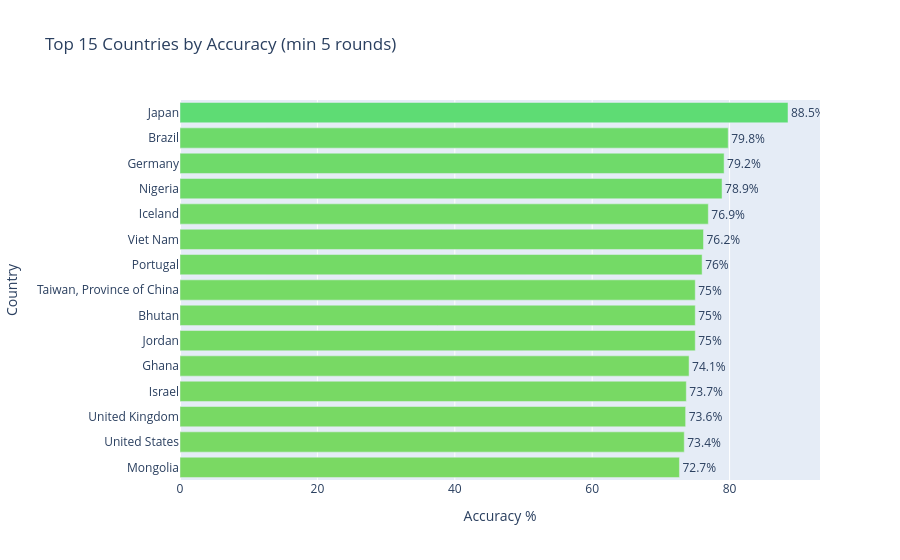
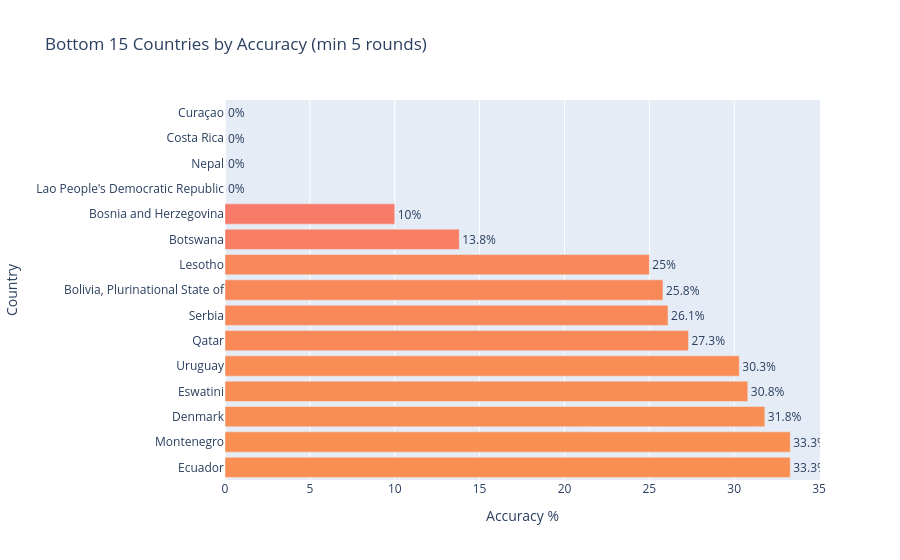

Here is the notebook cell these charts were saved with, in order:
### Code cell
if {"real_country_name", "guessed_correctly", "my_dist_km", "dist_delta_km"}.issubset(rounds.columns):
    country_stats = (
        rounds.groupby("real_country_name", dropna=True).agg(
            rounds=("guessed_correctly", "count"),
            correct=("guessed_correctly", "sum"),
            avg_dist_km=("my_dist_km", "mean"),
            avg_delta_km=("dist_delta_km", "mean"),
        ).reset_index()
    )
    country_stats["accuracy_pct"] = (country_stats["correct"] / country_stats["rounds"] * 100).round(1)
    country_stats = country_stats[country_stats["rounds"] >= 5].copy()

    top_acc = country_stats.sort_values("accuracy_pct", ascending=False).head(15)
    low_acc = country_stats.sort_values("accuracy_pct", ascending=True).head(15)

    fig_top = px.bar(
        top_acc.sort_values("accuracy_pct"),
        x="accuracy_pct", y="real_country_name", orientation="h",
        text="accuracy_pct", title="Top 15 Countries by Accuracy (min 5 rounds)",
        color="accuracy_pct", color_continuous_scale=["#facc15", "#4ade80"], range_color=[0, 100]
    )
    fig_top.update_traces(texttemplate="%{text}%", textposition="outside")
    fig_top.update_layout(coloraxis_showscale=False, xaxis_title="Accuracy %", yaxis_title="Country")
    fig_top.show()

    fig_low = px.bar(
        low_acc.sort_values("accuracy_pct", ascending=False),
        x="accuracy_pct", y="real_country_name", orientation="h",
        text="accuracy_pct", title="Bottom 15 Countries by Accuracy (min 5 rounds)",
        color="accuracy_pct", color_continuous_scale=["#f87171", "#facc15"], range_color=[0, 100]
    )
    fig_low.update_traces(texttemplate="%{text}%", textposition="outside")
    fig_low.update_layout(coloraxis_showscale=False, xaxis_title="Accuracy %", yaxis_title="Country")
    fig_low.show()

### Figure 1 — Plotly figure (JSON) as saved in the notebook; plotly's stock layout.template omitted (floating-point values rounded to 4 significant figures)
{"data": [{"alignmentgroup": "True", "hovertemplate": "accuracy_pct=%{marker.color}<br>real_country_name=%{y}<extra></extra>", "legendgroup": "", "marker": {"color": [72.7, 73.4, 73.6, 73.7, 74.1, 75, 75, 75, 76, 76.2, 76.9, 78.9, 79.2, 79.8, 88.5], "coloraxis": "coloraxis", "pattern": {"shape": ""}}, "name": "", "offsetgroup": "", "orientation": "h", "showlegend": false, "text": [72.7, 73.4, 73.6, 73.7, 74.1, 75, 75, 75, 76, 76.2, 76.9, 78.9, 79.2, 79.8, 88.5], "textposition": "outside", "texttemplate": "%{text}%", "type": "bar", "x": [72.7, 73.4, 73.6, 73.7, 74.1, 75, 75, 75, 76, 76.2, 76.9, 78.9, 79.2, 79.8, 88.5], "xaxis": "x", "y": ["Mongolia", "United States", "United Kingdom", "Israel", "Ghana", "Jordan", "Bhutan", "Taiwan, Province of China", "Portugal", "Viet Nam", "Iceland", "Nigeria", "Germany", "Brazil", "Japan"], "yaxis": "y"}], "layout": {"barmode": "relative", "coloraxis": {"cmax": 100, "cmin": 0, "colorbar": {"title": {"text": "accuracy_pct"}}, "colorscale": [[0, "#facc15"], [1, "#4ade80"]], "showscale": false}, "legend": {"tracegroupgap": 0}, "title": {"text": "Top 15 Countries by Accuracy (min 5 rounds)"}, "xaxis": {"anchor": "y", "domain": [0, 1], "title": {"text": "Accuracy %"}}, "yaxis": {"anchor": "x", "domain": [0, 1], "title": {"text": "Country"}}}}

### Figure 2 — Plotly figure (JSON) as saved in the notebook; plotly's stock layout.template omitted (floating-point values rounded to 4 significant figures)
{"data": [{"alignmentgroup": "True", "hovertemplate": "accuracy_pct=%{marker.color}<br>real_country_name=%{y}<extra></extra>", "legendgroup": "", "marker": {"color": [33.3, 33.3, 31.8, 30.8, 30.3, 27.3, 26.1, 25.8, 25, 13.8, 10, 0, 0, 0, 0], "coloraxis": "coloraxis", "pattern": {"shape": ""}}, "name": "", "offsetgroup": "", "orientation": "h", "showlegend": false, "text": [33.3, 33.3, 31.8, 30.8, 30.3, 27.3, 26.1, 25.8, 25, 13.8, 10, 0, 0, 0, 0], "textposition": "outside", "texttemplate": "%{text}%", "type": "bar", "x": [33.3, 33.3, 31.8, 30.8, 30.3, 27.3, 26.1, 25.8, 25, 13.8, 10, 0, 0, 0, 0], "xaxis": "x", "y": ["Ecuador", "Montenegro", "Denmark", "Eswatini", "Uruguay", "Qatar", "Serbia", "Bolivia, Plurinational State of", "Lesotho", "Botswana", "Bosnia and Herzegovina", "Lao People's Democratic Republic", "Nepal", "Costa Rica", "Curaçao"], "yaxis": "y"}], "layout": {"barmode": "relative", "coloraxis": {"cmax": 100, "cmin": 0, "colorbar": {"title": {"text": "accuracy_pct"}}, "colorscale": [[0, "#f87171"], [1, "#facc15"]], "showscale": false}, "legend": {"tracegroupgap": 0}, "title": {"text": "Bottom 15 Countries by Accuracy (min 5 rounds)"}, "xaxis": {"anchor": "y", "domain": [0, 1], "title": {"text": "Accuracy %"}}, "yaxis": {"anchor": "x", "domain": [0, 1], "title": {"text": "Country"}}}}
